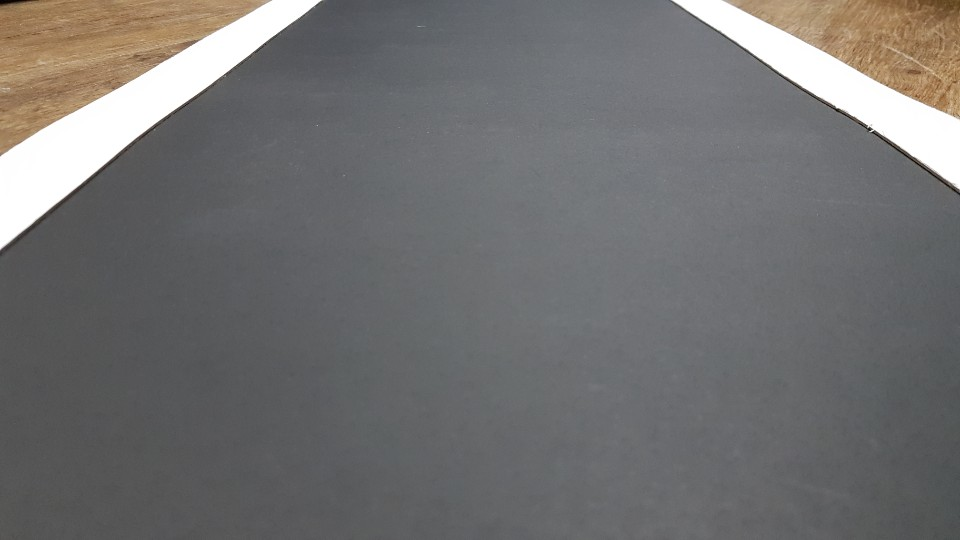
#> input picture sample_image.jpg, 960 x 540 px, found by its file name
$ jupyter execute AIMachineWeek4.ipynb
#> lines starting #> are read from the running program, lines starting #| are printed output that depends on the picture; after the words box and inside, x2 and y2 are one past the last pixel; in counts of white or black regions, pixels touching at a corner belong together
#> further down, image is the input picture: shape (540, 960, 3); mean B, G, R 112.4, 112.5, 113.5
<a href="https://colab.research.google.com/github/brotheroak/artificialintelligencemachinesystem/blob/master/AIMachineWeek4.ipynb" target="_parent"></a>

[cell 1]
#과제 3_1
import cv2
import numpy as np
import matplotlib.pyplot as plt
import time

def inRange_custom(image_array, lowerbound, upperbound):
  height=len(image)
#> height = 540
  length=len(image[0])
#> length = 960
  for h in range(height):
    for l in range(length):
      if lowerbound[0]<=image_array[h][l][0]<=upperbound[0] and lowerbound[1]<=image_array[h][l][1]<=upperbound[1] and lowerbound[2]<=image_array[h][l][2]<=upperbound[2]:
        image_array[h][l] = np.array([255,255,255])
      else:
        image_array[h][l] = np.array([0,0,0])
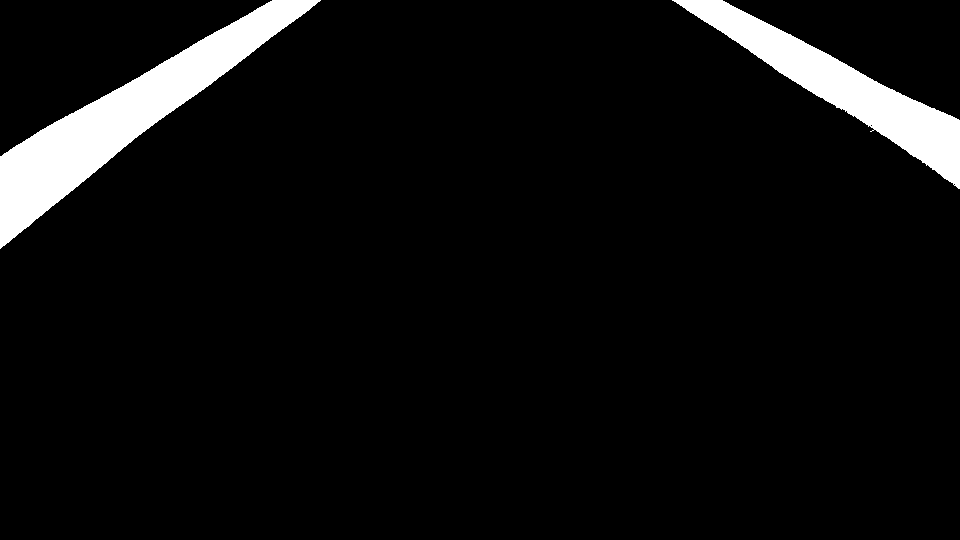
#> image_array: shape (540, 960, 3); 5.9% white; 2 white regions, box (x1, y1, x2, y2) and area: (0, 0, 321, 249) 18253, (672, 0, 960, 189) 12410
  return image_array

image=cv2.imread("./sample_data/sample_image.jpg")
lower_bound=np.array([200,200,200])
upper_bound=np.array([255,255,255])
start_time=time.time()
new=inRange_custom(image,lower_bound,upper_bound)
cv2.imwrite("./sample_data/test_custom.jpg",new)
print(time.time()-start_time)
plt.grid(False)
plt.imshow(new)

[cell 2]
#과제 3_2
import cv2
import numpy as np
import matplotlib.pyplot as plt
import time

def inRange_custom_yellow(image_array, lowerbound, upperbound):
  height=len(image)
  length=len(image[0])
  for h in range(height):
    for l in range(length):
      if lowerbound[0]<=image_array[h][l][0]<=upperbound[0] and lowerbound[1]<=image_array[h][l][1]<=upperbound[1] and lowerbound[2]<=image_array[h][l][2]<=upperbound[2]:
        image_array[h][l] = np.array([255,255,255])
      else:
        image_array[h][l] = np.array([0,0,0])
  return image_array

image=cv2.imread("./sample_data/sample_image2.jpg")
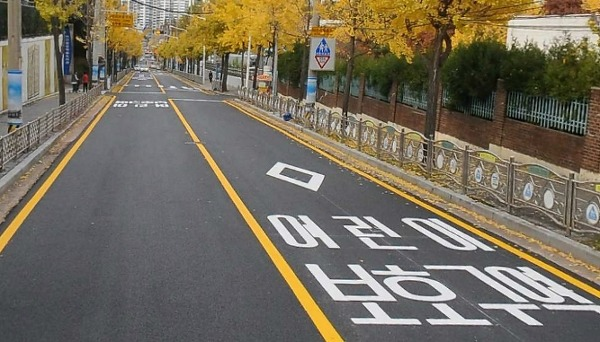
#> input picture sample_image2.jpg, 600 x 342 px, found by its file name
#> image is the input picture: shape (342, 600, 3); mean B, G, R 93.1, 108.6, 116.2
hsv=cv2.cvtColor(image,cv2.COLOR_BGR2HSV)
#> hsv: shape (342, 600, 3); mean H, S, V 65.5, 61.1, 119.3
lowerbound=np.array([15,100,100])
upperbound=np.array([30,255,255])
new=inRange_custom_yellow(hsv,lowerbound,upperbound)
#> in inRange_custom_yellow, `height=len(image)`: height = 342
#> in inRange_custom_yellow, `length=len(image[0])`: length = 600
#> after the loop in inRange_custom_yellow, `for h in range(height):`: image_array: shape (342, 600, 3); mean H, S, V 35.5, 35.5, 35.5
cv2.imwrite("./sample_data/test_hsv2.jpg",hsv)
cv2.imwrite("./sample_data/get_yellow.jpg",new)
plt.grid(False)
plt.imshow(new)
